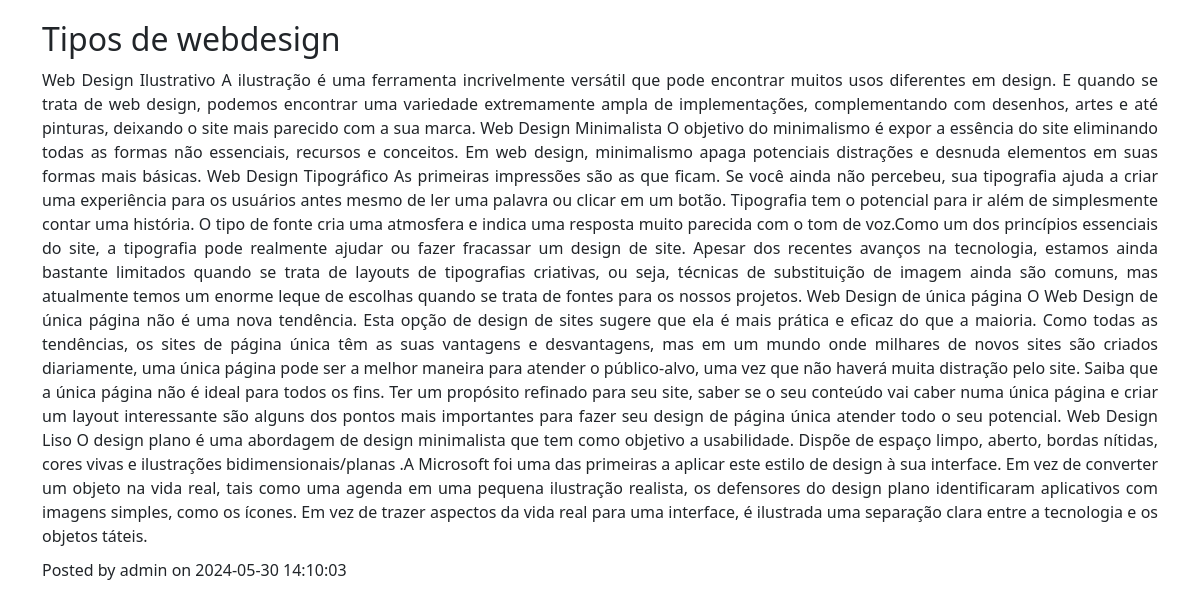
The page /posts/visualizar.php?id=4 on the database its author committed.
### tables this page shows
CREATE TABLE `posts` (
  `id` int(11) NOT NULL,
  `user_id` int(11) NOT NULL,
  `titulo` varchar(255) NOT NULL,
  `conteudo` text NOT NULL,
  `criado_em` timestamp NOT NULL DEFAULT current_timestamp(),
  `actualizado_em` timestamp NOT NULL DEFAULT current_timestamp() ON UPDATE current_timestamp()
);

CREATE TABLE `users` (
  `id` int(11) NOT NULL,
  `username` varchar(50) NOT NULL,
  `password` varchar(255) NOT NULL,
  `criado_em` timestamp NOT NULL DEFAULT current_timestamp()
);

### posts/visualizar.php (the view, shortened to what this page needs)
<?php
require '../config.php';
$id = $_GET['id'];
$stmt = $pdo->prepare('SELECT posts.*, users.username FROM posts JOIN users ON posts.user_id = users.id WHERE posts.id = ?');
$stmt->execute([$id]);
$post = $stmt->fetch();
?>
<!DOCTYPE html>
<html lang="pt">
<head>
    <link rel="stylesheet" href="../css/style.css">
    <link rel="stylesheet" href="https://cdnjs.cloudflare.com/ajax/libs/bootstrap/5.2.2/css/bootstrap.min.css">
</head>
<body>
    <div class="container">
        <h2 id="titulo"><?= htmlspecialchars($post['titulo']) ?></h2>
        <p id="conteudo"><?= htmlspecialchars($post['conteudo']) ?></p>
        <p>Posted by <?= htmlspecialchars($post['username']) ?> on <?= $post['criado_em'] ?></p>
    </div>
</body>
</html>

### css/style.css (style rules this page uses)
.container { margin-top: 20px; }
#conteudo { margin: 10px 0; text-align: justify; }

### rows shown on the page
posts: titulo "Tipos de webdesign", conteudo "Web Design Ilustrativo A ilustração é uma ferramenta incrivelmente versátil que pode encontrar muitos usos diferentes em design. E quando se trata de web design, podemos encontrar uma variedade extremamente ampla de implementações, complementando com desenhos, artes e até pinturas, deixando o site mais parecido com a sua marca. Web Design Minimalista O objetivo do minimalismo é expor a essência do site eliminando todas as formas não essenciais, recursos e conceitos. Em web design, minimalismo apaga potenciais distrações e desnuda elementos em suas formas mais básicas. Web Design Tipográfico As primeiras impressões são as que ficam. Se você ainda não percebeu, sua tipografia ajuda a criar…", user.username "admin", criado_em "2024-05-30 14:10:03"
